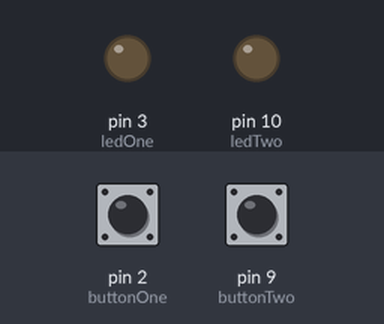
The sketch below on a simulated Arduino Uno, built with avr-gcc and run on an emulated ATmega328P. Parts: output pins drawn as LEDs (lit = HIGH). The inputs (shaded band) are chosen by the test bench; at power-on: pin 2 (buttonOne) LOW, pin 9 (buttonTwo) LOW.

Above: at 1.2 s.
1.3 s: pin 2 (buttonOne) pulled HIGH for 0.15 s
At 1.37 s:
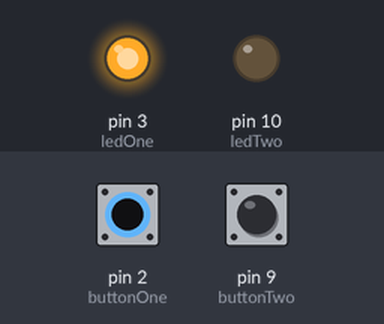
2.9 s: pin 9 (buttonTwo) pulled HIGH for 0.15 s
At 2.97 s:
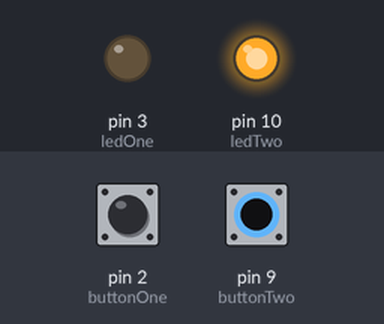
4.5 s: pin 9 (buttonTwo) pulled HIGH for 3.2 s
At 8.2 s:
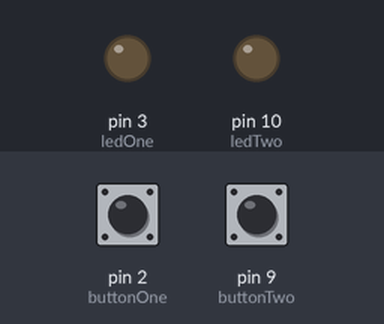
9.2 s: pin 2 (buttonOne) pulled HIGH for 3.2 s
At 10.6 s:
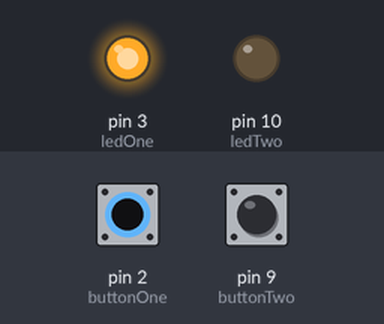
13.9 s: pin 2 (buttonOne) driven HIGH and pin 9 (buttonTwo) driven HIGH
At 15.3 s:
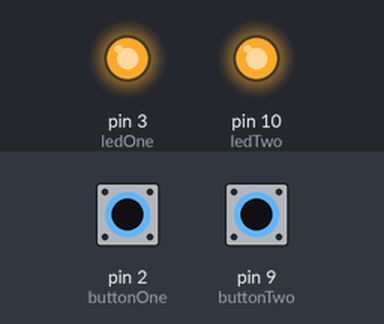
Timing chart, 0 to 16.4 s (numbered marks = the images above; inputs shaded):
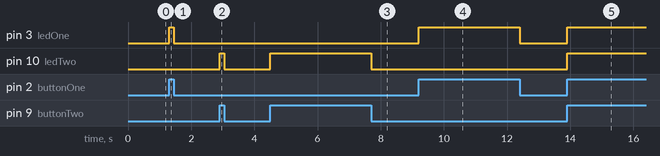

Measured:
- after the input at 1.3 s, pin 3 (ledOne): LOW → HIGH at once, → LOW 0.15 s later
- after the input at 2.9 s, pin 10 (ledTwo): LOW → HIGH at once, → LOW 0.15 s later
- after the input at 4.5 s, pin 10 (ledTwo): LOW → HIGH at once, → LOW 3.2 s later
- after the input at 9.2 s, pin 3 (ledOne): LOW → HIGH at once, → LOW 3.2 s later
- after the input at 13.9 s, pin 3 (ledOne), pin 10 (ledTwo): LOW → HIGH at once

The sketch:

ButtonTest.ino
```cpp
#define buttonOne 2
#define ledOne 3

#define buttonTwo 9
#define ledTwo 10

void setup() {
  pinMode(buttonOne, INPUT);
  pinMode(ledOne, OUTPUT);

  pinMode(buttonTwo, INPUT);
  pinMode(ledTwo, OUTPUT);

  digitalWrite(ledOne, LOW);
  digitalWrite(ledTwo, LOW);

}

void loop() {
  if(digitalRead(buttonOne) == HIGH) {
    digitalWrite(ledOne, HIGH);
  }
  else {
    digitalWrite(ledOne, LOW);
  }

  if(digitalRead(buttonTwo) == HIGH) {
    digitalWrite(ledTwo, HIGH);
  }
  else {
    digitalWrite(ledTwo, LOW);
  }

}
```
